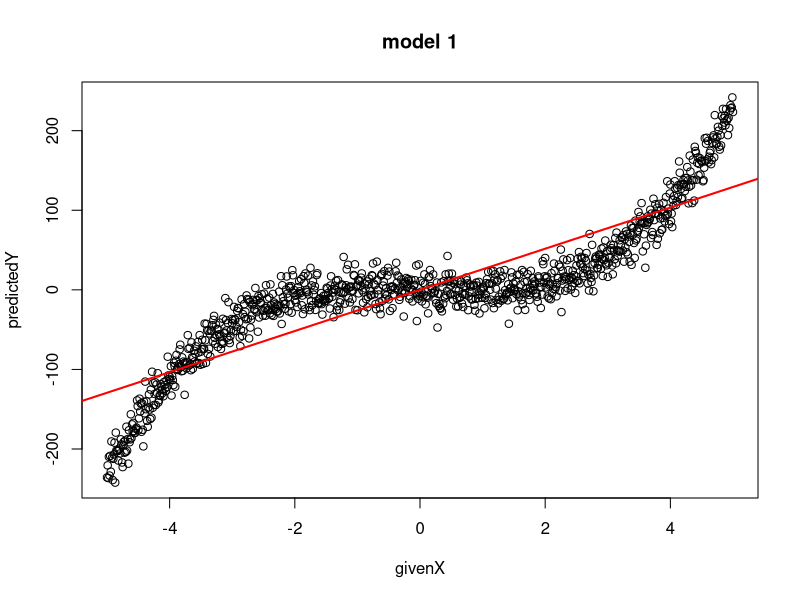

Recreate this plot in R. (Note: this script raises an error after producing the figure.)
library(ggplot2)
library(forecast)
library(tseries)

### Linear Model 1 #####
items <- read.csv('pdata.csv',sep = ",",header=T) # load the data
names(items)
#attach(items)
a <- lm(y~x-1, data = items) # create a linear regression model
plot(items$x,items$y,xlab = "givenX", ylab = "predictedY", main = "model 1")
abline(a, col='red', lwd = 2) # plot the line for the best fit
summary(a)



### MODEL 2 ####
x <- items$x
x2 <- x^2
x3 <- x^3

b <- lm(y~x+x2+x3,data = items)
fitModel <- fitted(b) # to extract the fitted values from the object b returened by lm.
plot(x,y) # ????i was giving it data instead of specifying x and y.
lines(x,fitModel, col = "yellow",lwd=3.5)
abline(a, col='red', lwd = 2)
legend(0, 200, c("model 1", "model 2"), col = c("red","yellow"),
       text.col = "black",lty = 1, lwd = 2,
       bg = "gray90")
summary(b)




### PART 2: TIMESERIES ####
## Section 1: is just about visualizing the data against the bike attribute and explaing it##


data <- read.csv('day.csv',sep = ",",header=T) # load the data
head(data)
#Remove explanatory "instant" coloumn, which is just the id for each exapmle.
data <- data[,-1]
head(data)
min(data$bikes)
plot(data$temp,data$bikes, xlab = "number of bikes", ylab ="normalized temperature" ) # normalized temperature
cor(data$temp,data$bikes)
barplot(data$bikes,data$holiday, xlab = "number of bikes", ylab ="holiday" ) # 0 and 1 weather day is holiday or not
cor(data$holiday,data$bikes) #  -0.06834772
plot(data$season,data$bikes, xlab = "season", ylab ="number of bikes" ) # season (1:winter, 2:spring, 3:summer, 4:fall)
cor(data$season,data$bikes) # 0.4061004
plot(data$workingday,data$bikes, xlab = "workingday", ylab ="number of bikes" ) # if day is neither weekend nor holiday is 1, otherwise is 0.
plot(data$yr,data$bikes, xlab = "year", ylab ="number of bikes" )     # (0: 2011, 1:2012) 
plot(data$mnth,data$bikes, xlab = "month", ylab ="number of bikes" ) #( 1 to 12) 
plot(data$weekday, data$bikes)# day of the week 
plot(data$weathersit, data$bikes)# 1 clear 2 cloudy 3 light snow, 4 heavy rain
head(data$weathersit)
tail(data$weathersit)
data$dteday = as.Date(data$dteday,format="%d/%m/%Y")  # Convert date column to proper Date class
ggplot(data, aes(dteday, bikes)) + geom_line() + scale_x_date('month')  + ylab("Daily Bike Checkouts") + xlab("")
ggplot(data, aes(season, bikes)) + geom_line() + scale_x_date('month')  + ylab("Daily Bike Checkouts") + xlab("")
